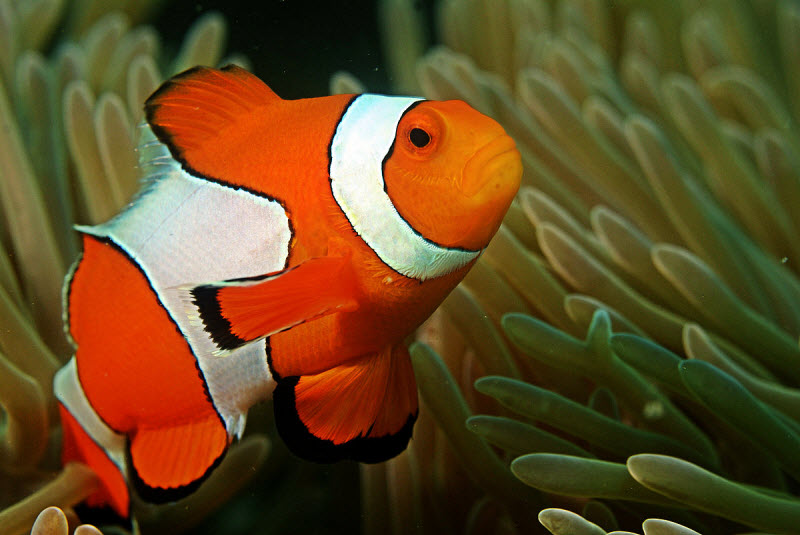
#> input picture Clownfish.jpeg, 800 x 535 px
$ jupyter execute A6.2.ipynb
#> lines starting #> are read from the running program, lines starting #| are printed output that depends on the picture
[cell 1]
import numpy as np
import cv2 as cv
import matplotlib.pyplot as plt

## Image Translation

[cell 2]
img = cv.imread('Clownfish.jpeg',0)
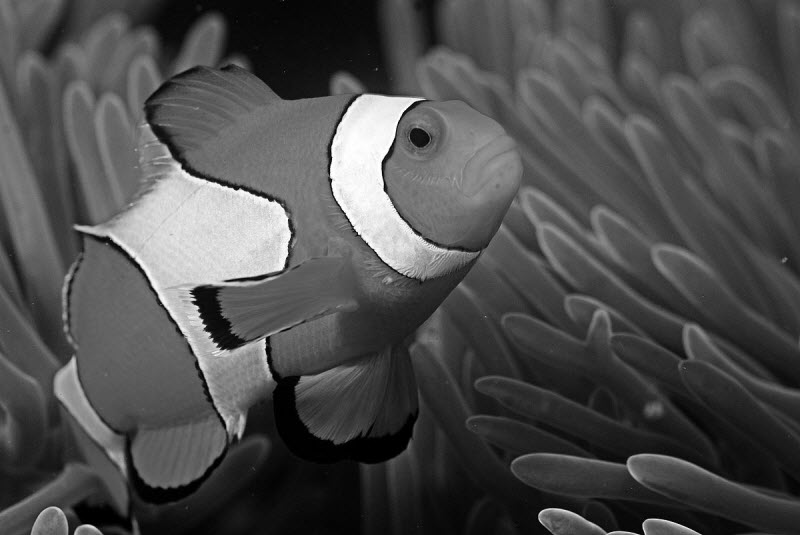
#> img: shape (535, 800); min 0, max 255, mean 77.5
rows,cols = img.shape
#> rows = 535; cols = 800

[cell 3]
M = np.float32([[1,0,100],[0,1,50]])
dst = cv.warpAffine(img,M,(cols,rows))
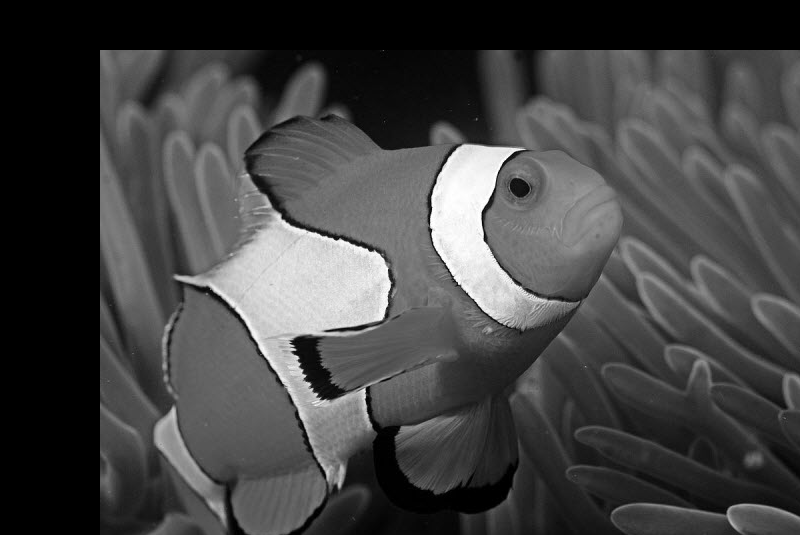
#> dst: shape (535, 800); min 0, max 255, mean 67.7
plt.imshow(dst,cmap='gray')
display("Here in the output, we can see that we have shifted the image in the frame. To understand the code part first, we need to go through the warpaffine function. It takes a matrix as a parameter in the matrix we give x = 70, which means we are telling the function to shift the image 70 units on the right side and y= 110, which means we are telling the function to shift the image 110 units downwards. In the third argument, where we mentioned the num_cols and num_rows, we told the function to crop the image by two units from both x and y sides.")

[cell 4]
M = np.float32([[1,0,-100],[0,1,-50]])
dst = cv.warpAffine(img,M,(cols,rows))
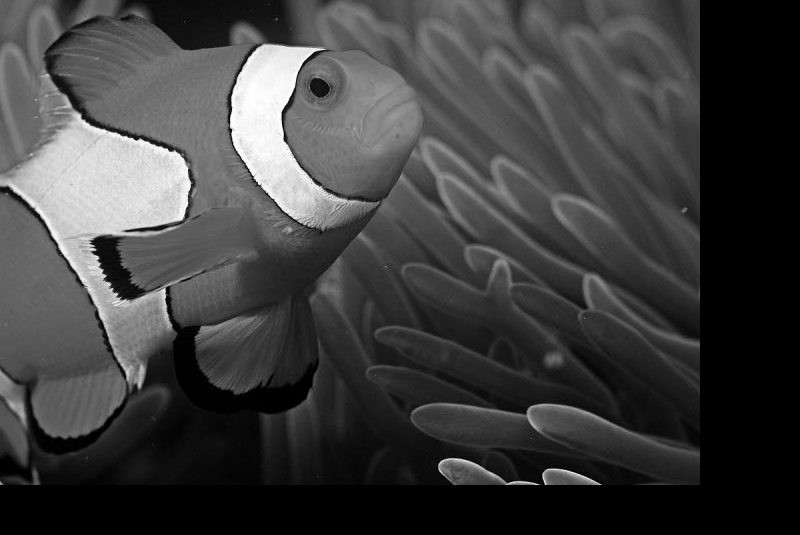
#> dst: shape (535, 800); min 0, max 255, mean 62.7
plt.imshow(dst,cmap='gray')

## Affine transformation
An affine transformation preserves lines (hence the alignment of objects), as well as parallelism between lines.
 It can be decomposed into a similarity transform and a shear transformation.

[cell 5]
img = cv.imread('Clownfish.jpeg', 1)
#> img is the input picture: shape (535, 800, 3); mean B, G, R 35.3, 74.1, 100.2
img = cv.cvtColor(img, cv.COLOR_BGR2RGB)
rows,cols,ch = img.shape
#> ch = 3
pts1 = np.float32([[50, 50],
                   [200, 50],
                   [50, 200]])

pts2 = np.float32([[10, 100],
                   [200, 50],
                   [100, 250]])
M = cv.getAffineTransform(pts1,pts2)
dst = cv.warpAffine(img,M,(cols,rows))
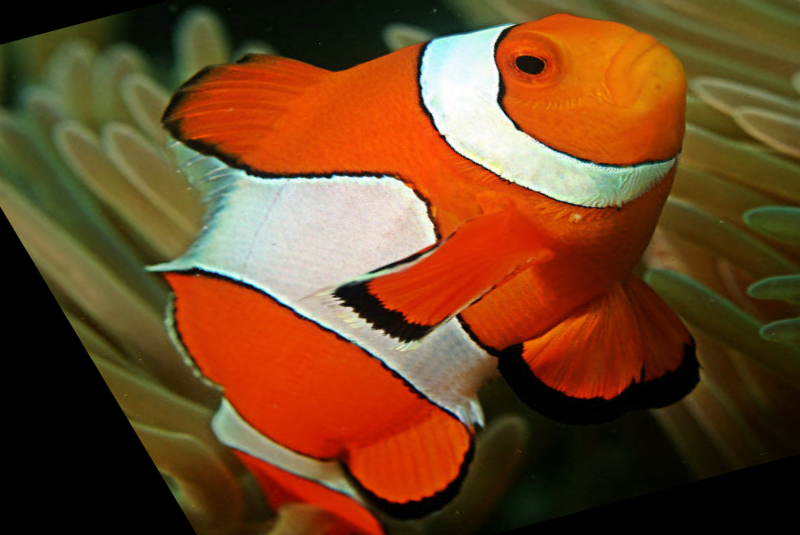
#> dst: shape (535, 800, 3); mean R, G, B 111.2, 69.8, 36

plt.subplot(1,2,1),plt.imshow(img,),plt.title('Input')
plt.subplot(1,2,2),plt.imshow(dst),plt.title('Output')
plt.show()

## Projective Transformation

[cell 6]
img = cv.imread('Clownfish.jpeg', 1)
img = cv.cvtColor(img, cv.COLOR_BGR2RGB)
num_rows, num_cols = img.shape[:2]
#> num_rows = 535; num_cols = 800

src_points = np.float32([[0,0], [num_cols-1,0], [0,num_rows-1], [num_cols-1,num_rows-1]])
#> src_points = [[0, 0], [799, 0], [0, 534], [799, 534]]

dst_points = np.float32([[0,0], [num_cols-1,0], [int(0.33*num_cols),num_rows-1], [int(0.66*num_cols),num_rows-1]])

projective_matrix = cv.getPerspectiveTransform(src_points, dst_points)
img_protran = cv.warpPerspective(img, projective_matrix, (num_cols,num_rows))
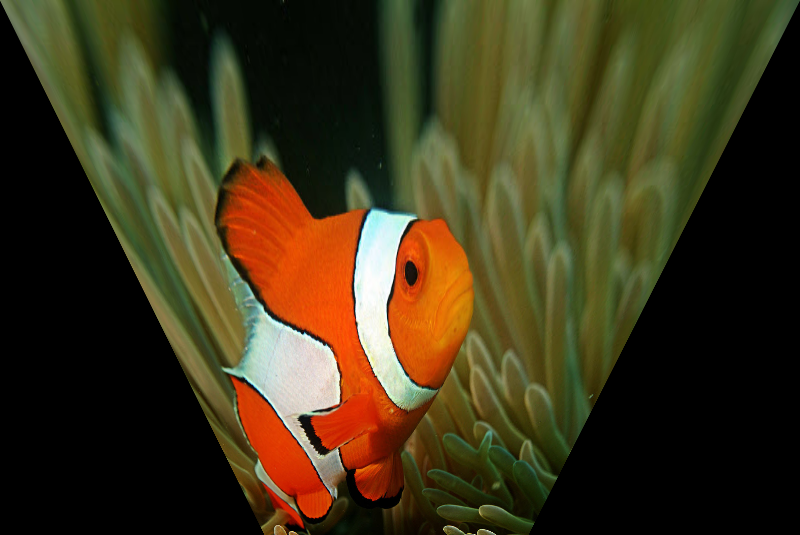
#> img_protran: shape (535, 800, 3); mean R, G, B 62.8, 53.9, 26.4
plt.imshow(img_protran)

## Similarity Transformation
Similarity Transform (similar transformation) = Rotation (rotation) + Translation (translation) + Scale (zoom)

[cell 7]
img = cv.imread('Clownfish.jpeg', 1)
img = cv.cvtColor(img, cv.COLOR_BGR2RGB)

M = cv.getRotationMatrix2D(center = (img.shape[0]/2,img.shape[1]/2),
                              angle = 30,
                              scale = 0.5)


img_rotate = cv.warpAffine(img, M, (img.shape[0], img.shape[1]))
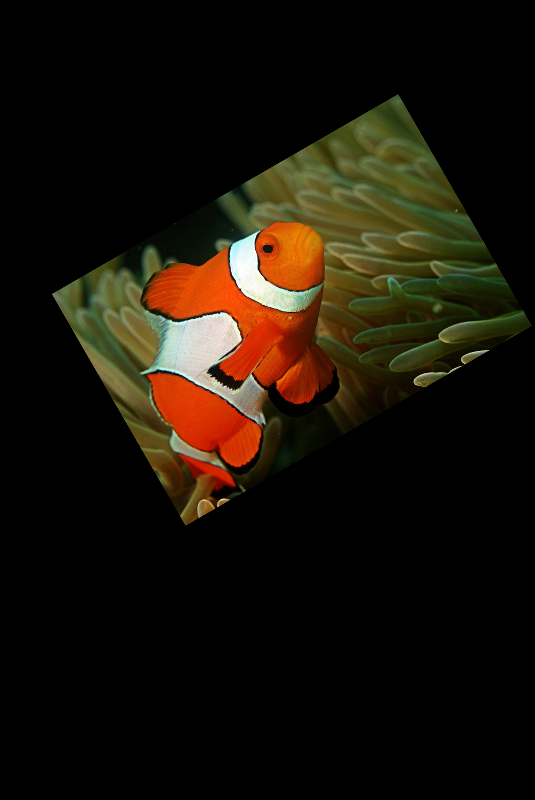
#> img_rotate: shape (800, 535, 3); mean R, G, B 25.1, 18.5, 8.8

plt.figure(figsize=(8,8))
plt.subplot(1,2,1)
plt.imshow(img)
plt.subplot(1,2,2)
plt.imshow(img_rotate)
plt.show()

$ run again, with Flower.jpeg copied over Clownfish.jpeg
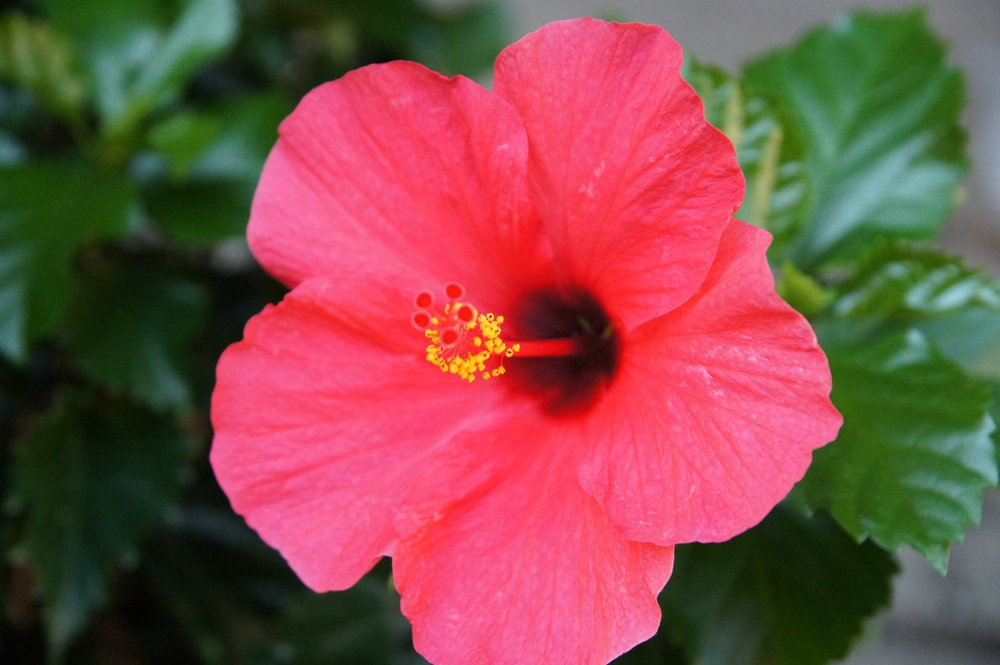
#> input picture Flower.jpeg, 1000 x 665 px, shrunk from 2048 x 1361 before the run
#> img is the input picture: shape (665, 1000, 3); mean B, G, R 73.9, 76.1, 134
#> `img_protran = cv.warpPerspective(img, projective_matrix, (num_cols,num..`:
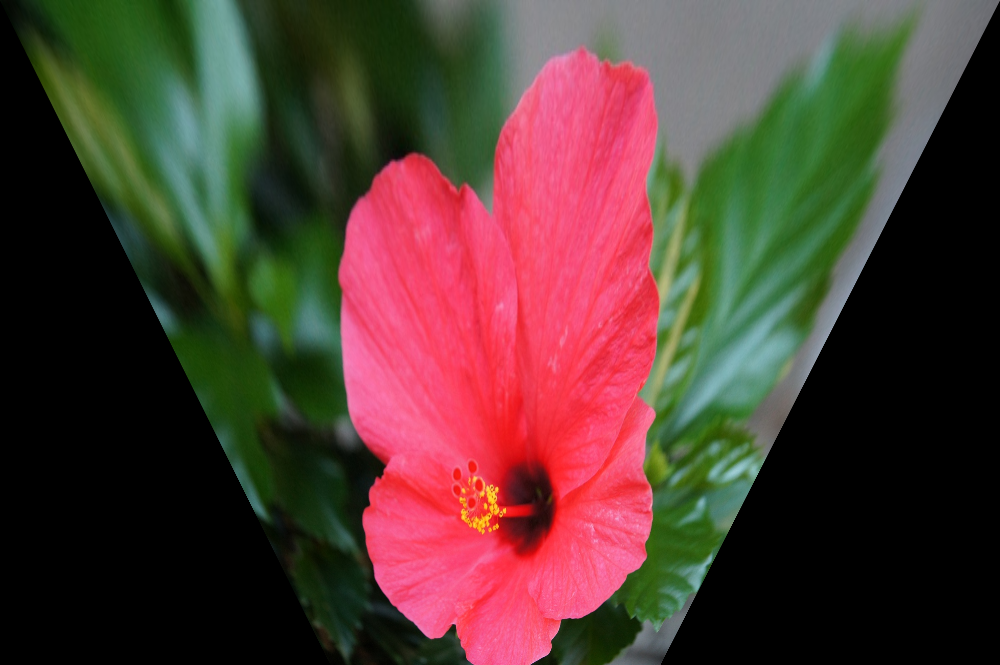
#> img_protran: shape (665, 1000, 3); mean R, G, B 82.6, 57.8, 51
#> `img_rotate = cv.warpAffine(img, M, (img.shape[0], img.shape[1]))`:
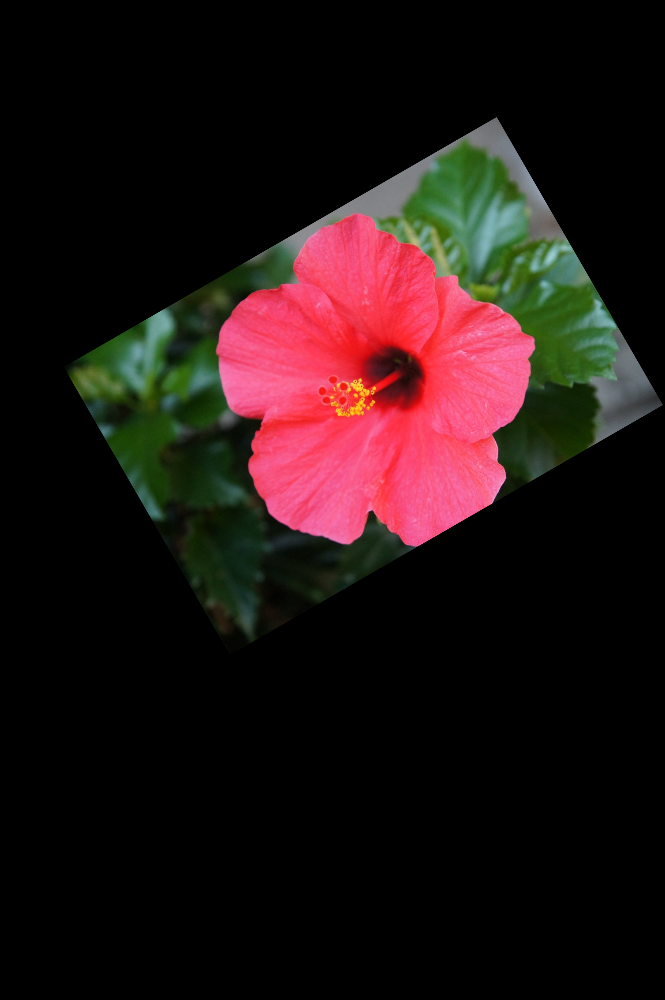
#> img_rotate: shape (1000, 665, 3); mean R, G, B 33.5, 19, 18.5

$ run again, with ROPCond_Stage2.jpg copied over Clownfish.jpeg
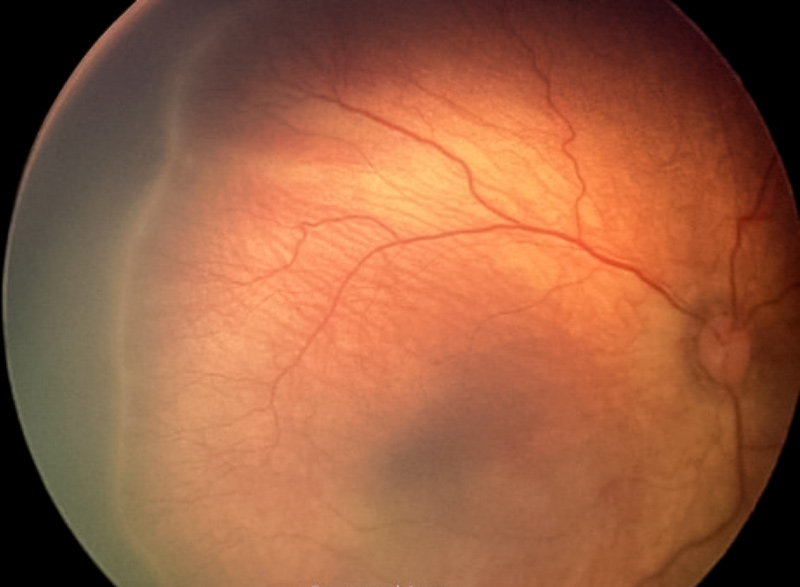
#> input picture ROPCond_Stage2.jpg, 800 x 587 px
#> img is the input picture: shape (587, 800, 3); mean B, G, R 64.9, 94.6, 153.7
#> `img_protran = cv.warpPerspective(img, projective_matrix, (num_cols,num..`:
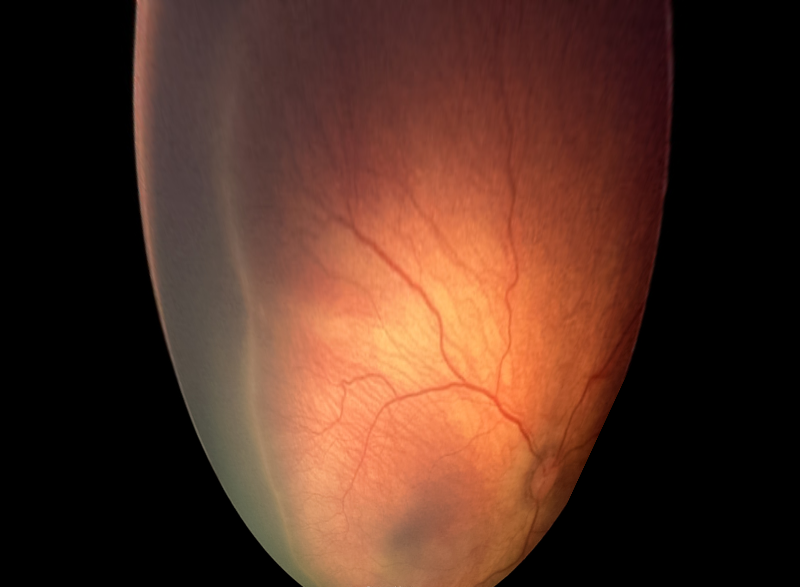
#> img_protran: shape (587, 800, 3); mean R, G, B 83.1, 48.6, 35.4
#> `img_rotate = cv.warpAffine(img, M, (img.shape[0], img.shape[1]))`:
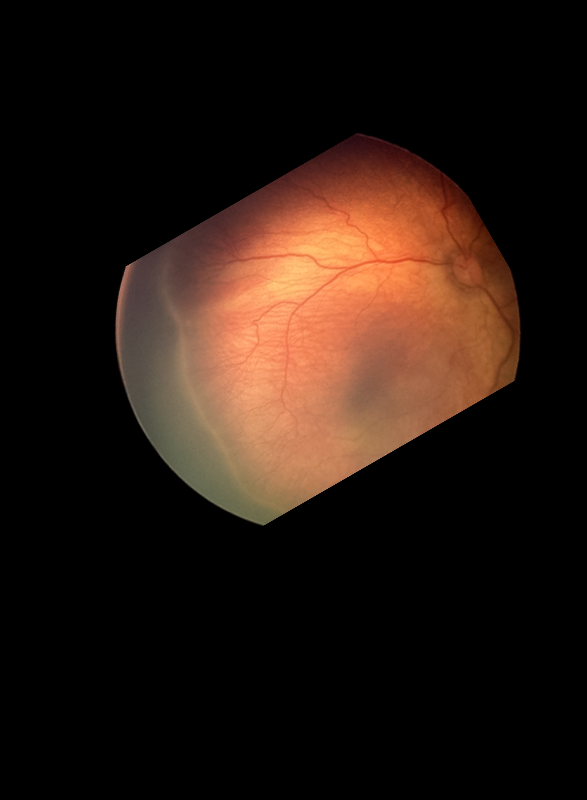
#> img_rotate: shape (800, 587, 3); mean R, G, B 38.4, 23.7, 16.2
